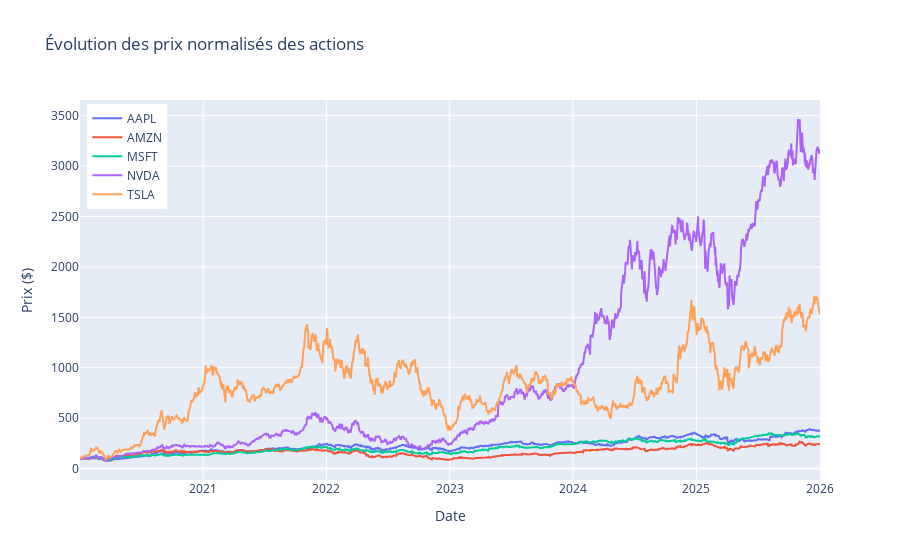

Notebook code cell kept with this figure:
### Markdown cell above
De même avec les prix normalisés (chaque action est ramenée à un "prix" de 100$ à la date initiale)

### Code cell
fig2 = go.Figure()

prices_normalized = (prices_act / prices_act.iloc[0]) * 100

for ticker in prices_normalized.columns:
    fig2.add_trace(go.Scatter(
        x=prices_normalized.index, 
        y=prices_normalized[ticker],
        mode='lines',
        name=ticker
    ))

fig2.update_layout(
    title='Évolution des prix normalisés des actions',
    xaxis_title='Date',
    yaxis_title='Prix ($)',
    hovermode='x unified',
    legend=dict(x=0.01, y=0.99)
)

fig2.show()

### Figure 1 — Plotly figure (JSON) as saved in the notebook; plotly's stock layout.template omitted (floating-point values rounded to 4 significant figures; data arrays with more than 128 entries replaced by an {"elided": "..."} marker saying what was removed)
{"data": [{"mode": "lines", "name": "AAPL", "type": "scatter", "x": {"elided": "1509 str values"}, "y": {"elided": "1509 float values"}}, {"mode": "lines", "name": "AMZN", "type": "scatter", "x": {"elided": "1509 str values"}, "y": {"elided": "1509 float values"}}, {"mode": "lines", "name": "MSFT", "type": "scatter", "x": {"elided": "1509 str values"}, "y": {"elided": "1509 float values"}}, {"mode": "lines", "name": "NVDA", "type": "scatter", "x": {"elided": "1509 str values"}, "y": {"elided": "1509 float values"}}, {"mode": "lines", "name": "TSLA", "type": "scatter", "x": {"elided": "1509 str values"}, "y": {"elided": "1509 float values"}}], "layout": {"hovermode": "x unified", "legend": {"x": 0.01, "y": 0.99}, "title": {"text": "Évolution des prix normalisés des actions"}, "xaxis": {"title": {"text": "Date"}}, "yaxis": {"title": {"text": "Prix ($)"}}}}
